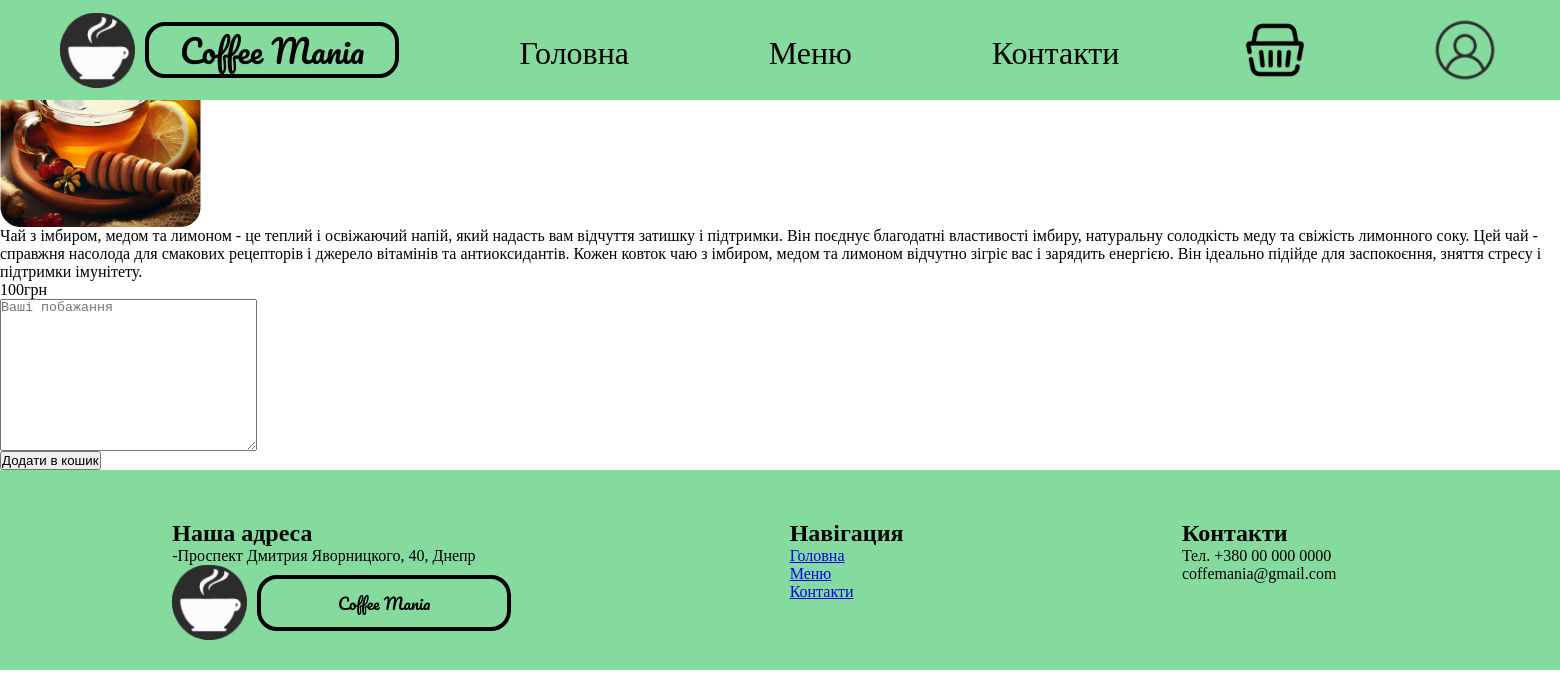
/menu/3, run on the app's committed database.
### shop/models.py (models this page shows, shortened)
class Product(models.Model):
    name = models.CharField(max_length=255)
    image = models.ImageField(upload_to= "products")
    description = models.TextField()
    price = models.CharField(max_length=255)
    def get_absolute_url(self):
        return reverse('product', kwargs = {'product_pk': self.pk})

### shop/views.py (the view, shortened to what this page needs)
# urls.py: path('menu/<product_pk>', show_product, name = 'product'),
def show_product(request, product_pk):
    product = get_object_or_404(Product, pk=product_pk)
    return render(request, 'product/product.html', context={'product': product})

### shop/templates/product/product.html (shortened to what this page needs)
{% extends 'base/base.html' %}
{% block content %}
<div id="content">
    <div class="product-row">
        <h2>{{ product.name }}</h2>
        <img src="{{ product.image.url }}" alt="{{ product.name }}">
        <p class="product-description">{{ product.description }}</p>
        <p class="product-price">{{ product.price }}грн</p>
        <form method="post" id="basket_form">
            <p><textarea name="user-note" cols="30" rows="10" placeholder="Ваші побажання" required></textarea></p>
            <p><button class="add-product-button">Додати в кошик</button></p>
        </form>
    </div>
</div>
{% endblock %}

### user_interface/static/base/base.css (style rules this page uses)
* { margin: 0; padding: 0; box-sizing: border-box; }
body { overflow-x: hidden; }

### data on the page
Product: image (picture), description "Чай з імбиром, медом та лимоном - це теплий і освіжаючий напій, який надасть вам відчуття затишку і підтримки. Він поєднує благодатні властивості імбиру, натуральну солодкість меду та свіжість лимонного соку. Цей чай - справжня насолода для смакових рецепторів і джерело вітамінів та антиоксидантів. Кожен ковток чаю з імбиром, медом та лимоном відчутно зігріє вас і зарядить енергією. Він ідеально підійде для заспокоєння, зняття стресу і підтримки імунітету.", price "100"
